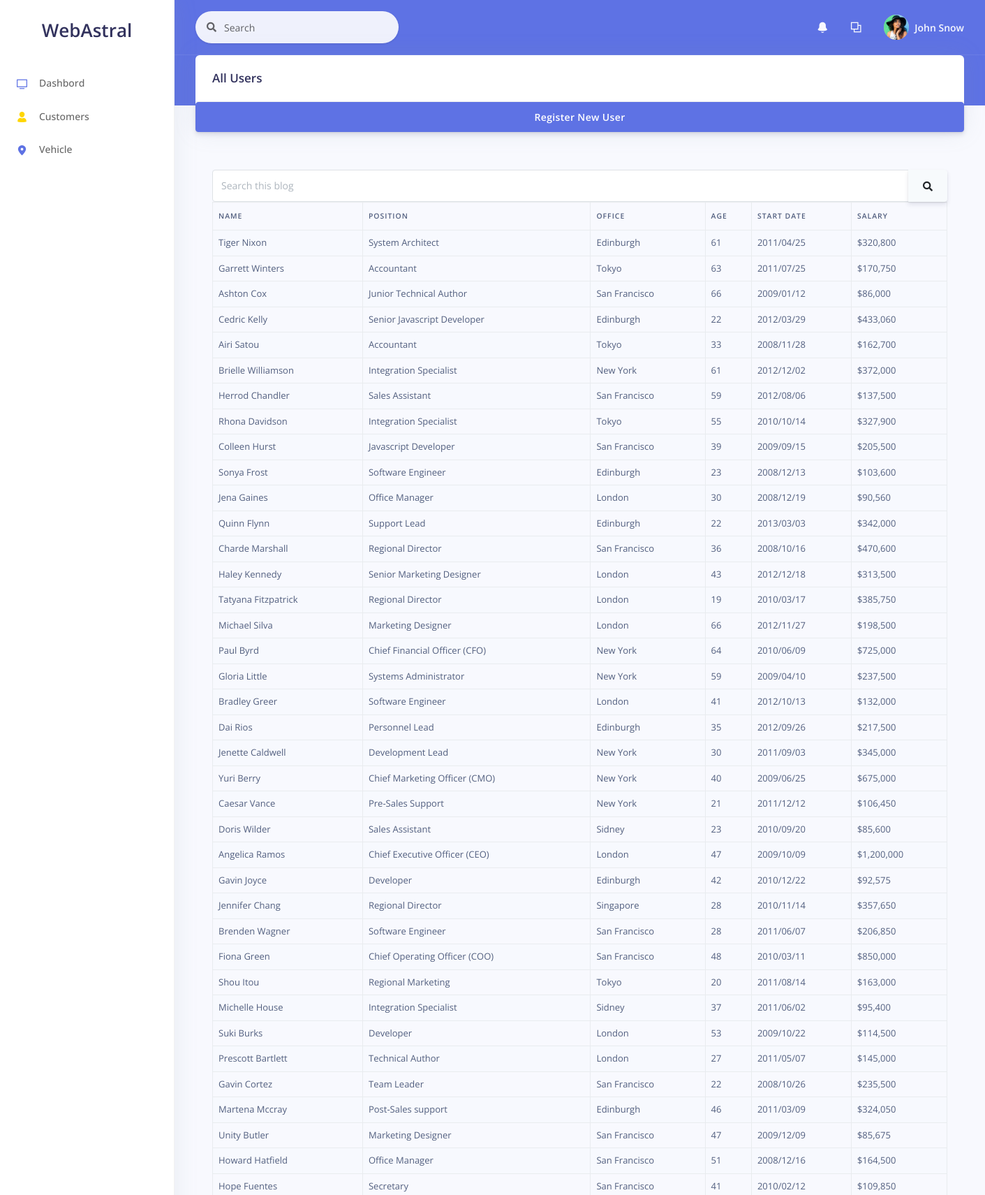
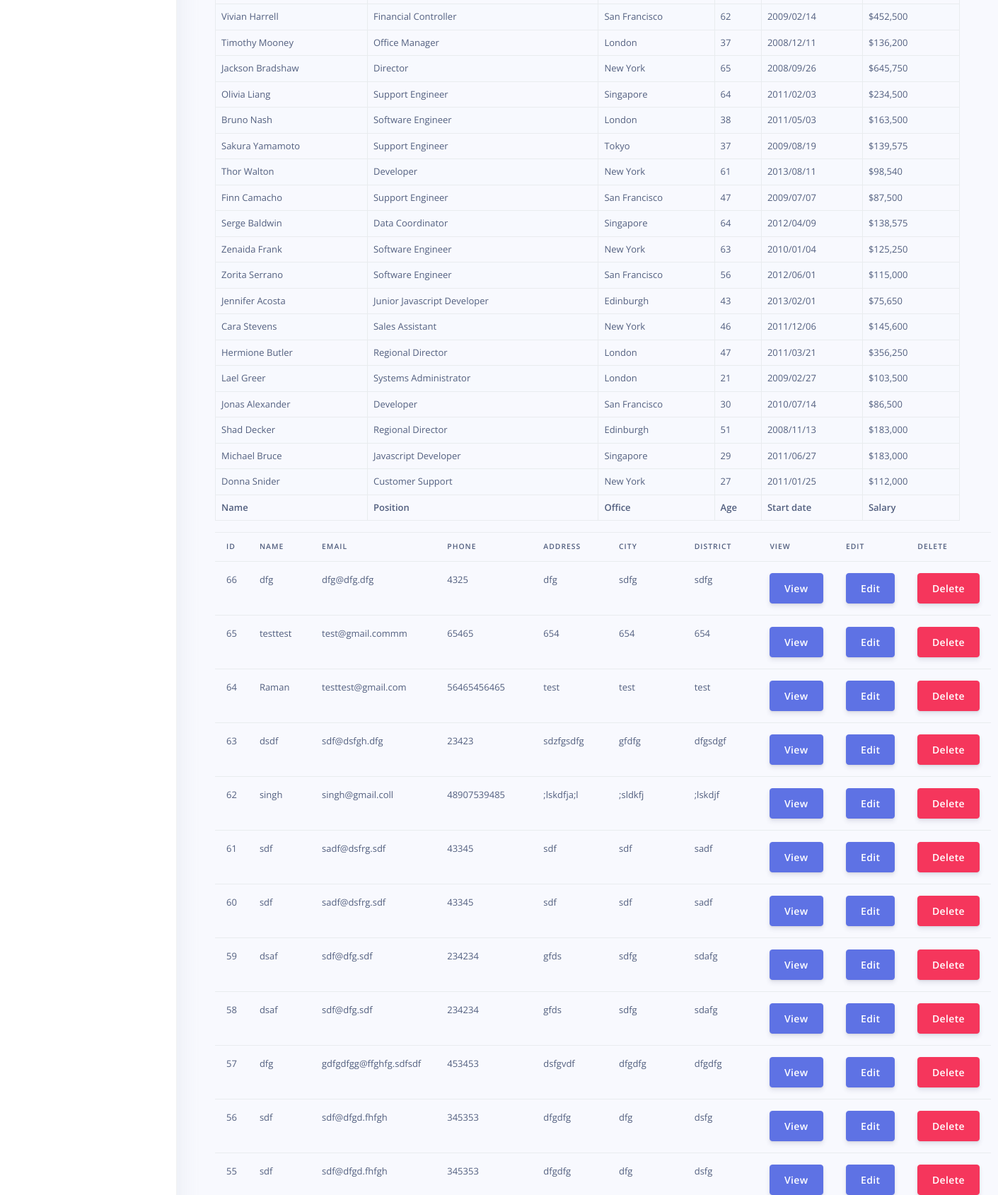
Screenshot of /employee/customers.php (upper part) with the database file from the repository (2 pictures, top to bottom).
### tables this page shows
CREATE TABLE `customers` (
  `id` int(11) NOT NULL,
  `name` varchar(100) NOT NULL,
  `email` varchar(300) NOT NULL,
  `phon` varchar(20) NOT NULL,
  `address` varchar(250) NOT NULL,
  `city` varchar(250) NOT NULL,
  `district` varchar(250) NOT NULL,
  `state` varchar(250) NOT NULL,
  `country` varchar(250) NOT NULL,
  `zip` int(10) NOT NULL,
  `join_date` date DEFAULT NULL,
  `emp_id` int(10) DEFAULT NULL
);

### employee/customers.php (the view, shortened to what this page needs)
<?php include('header.php');
?>
    <div class="container-fluid mt--6">
      <div class="row justify-content-center">
        <div class=" col ">
          <div class="card">
            <div class="card-header bg-transparent">
              <h3 class="mb-0">All Users</h3>
            </div>
            <button type="button" class="btn btn-primary" data-toggle="modal" data-target="#register_customer">Register New User</button>
            </div>
            <div class="card-body">
            <div class="input-group">
                <input type="text" class="form-control" placeholder="Search this blog">
                <div class="input-group-append">
                <button class="btn btn-secondary" type="button">
                  <i class="fa fa-search"></i>
                </button>
              </div>
            </div>
<table id="dtBasicExample" class="table table-striped table-bordered table-sm" cellspacing="0" width="100%">
  <thead>
    <tr>
      <th class="th-sm">Name
      </th>
      <th class="th-sm">Position
      </th>
      <th class="th-sm">Office
      </th>
      <th class="th-sm">Age
      </th>
      <th class="th-sm">Start date
      </th>
      <th class="th-sm">Salary
      </th>
    </tr>
  </thead>
  <tbody>
    <tr>
      <td>Tiger Nixon</td>
      <td>System Architect</td>
      <td>Edinburgh</td>
      <td>61</td>
      <td>2011/04/25</td>
      <td>$320,800</td>
    </tr>
    <tr>
      <td>Garrett Winters</td>
      <td>Accountant</td>
      <td>Tokyo</td>
      <td>63</td>
      <td>2011/07/25</td>
      <td>$170,750</td>
    </tr>
    <tr>
      <td>Ashton Cox</td>
      <td>Junior Technical Author</td>
      <td>San Francisco</td>
      <td>66</td>
      <td>2009/01/12</td>
      <td>$86,000</td>
    </tr>
    <tr>
      <td>Cedric Kelly</td>
      <td>Senior Javascript Developer</td>
      <td>Edinburgh</td>
      <td>22</td>
      <td>2012/03/29</td>
      <td>$433,060</td>
    </tr>
    <tr>
      <td>Airi Satou</td>
      <td>Accountant</td>
      <td>Tokyo</td>
      <td>33</td>
      <td>2008/11/28</td>
      <td>$162,700</td>
    </tr>
    <tr>
      <td>Brielle Williamson</td>
      <td>Integration Specialist</td>
      <td>New York</td>
      <td>61</td>
      <td>2012/12/02</td>
      <td>$372,000</td>
    </tr>
    <tr>
      <td>Herrod Chandler</td>
      <td>Sales Assistant</td>
      <td>San Francisco</td>
      <td>59</td>
      <td>2012/08/06</td>
      <td>$137,500</td>
    </tr>
    <tr>
      <td>Rhona Davidson</td>
      <td>Integration Specialist</td>
      <td>Tokyo</td>
      <td>55</td>
      <td>2010/10/14</td>
      <td>$327,900</td>
    </tr>
    <tr>
      <td>Colleen Hurst</td>
      <td>Javascript Developer</td>
      <td>San Francisco</td>
      <td>39</td>
      <td>2009/09/15</td>
      <td>$205,500</td>
    </tr>
    <tr>
      <td>Sonya Frost</td>
      <td>Software Engineer</td>
      <td>Edinburgh</td>
      <td>23</td>
      <td>2008/12/13</td>
      <td>$103,600</td>
    </tr>
    <tr>
      <td>Jena Gaines</td>
      <td>Office Manager</td>
      <td>London</td>
      <td>30</td>
      <td>2008/12/19</td>
      <td>$90,560</td>
    </tr>
    <tr>
      <td>Quinn Flynn</td>
      <td>Support Lead</td>
      <td>Edinburgh</td>
      <td>22</td>
      <td>2013/03/03</td>
      <td>$342,000</td>
    </tr>
    <tr>
      <td>Charde Marshall</td>
      <td>Regional Director</td>
      <td>San Francisco</td>
      <td>36</td>
      <td>2008/10/16</td>
      <td>$470,600</td>
    </tr>
    <tr>
      <td>Haley Kennedy</td>
      <td>Senior Marketing Designer</td>
      <td>London</td>
      <td>43</td>
      <td>2012/12/18</td>
      <td>$313,500</td>
    </tr>
    <tr>
      <td>Tatyana Fitzpatrick</td>
      <td>Regional Director</td>
      <td>London</td>
      <td>19</td>
      <td>2010/03/17</td>
      <td>$385,750</td>
    </tr>
    <tr>
      <td>Michael Silva</td>
      <td>Marketing Designer</td>
      <td>London</td>
      <td>66</td>
      <td>2012/11/27</td>
      <td>$198,500</td>
    </tr>
    <tr>
      <td>Paul Byrd</td>
      <td>Chief Financial Officer (CFO)</td>
      <td>New York</td>
      <td>64</td>
      <td>2010/06/09</td>
      <td>$725,000</td>
    </tr>
    <tr>
      <td>Gloria Little</td>
      <td>Systems Administrator</td>
      <td>New York</td>
      <td>59</td>
      <td>2009/04/10</td>
      <td>$237,500</td>
    </tr>
    <tr>
      <td>Bradley Greer</td>
      <td>Software Engineer</td>
      <td>London</td>
      <td>41</td>
      <td>2012/10/13</td>
      <td>$132,000</td>
    </tr>
    <tr>
      <td>Dai Rios</td>
      <td>Personnel Lead</td>
      <td>Edinburgh</td>
      <td>35</td>
      <td>2012/09/26</td>
      <td>$217,500</td>
    </tr>
    <tr>
      <td>Jenette Caldwell</td>
      <td>Development Lead</td>
      <td>New York</td>
      <td>30</td>
      <td>2011/09/03</td>
      <td>$345,000</td>
    </tr>
    <tr>
      <td>Yuri Berry</td>
      <td>Chief Marketing Officer (CMO)</td>
      <td>New York</td>
      <td>40</td>
      <td>2009/06/25</td>
      <td>$675,000</td>
    </tr>
    <tr>
      <td>Caesar Vance</td>
      <td>Pre-Sales Support</td>
      <td>New York</td>
      <td>21</td>
      <td>2011/12/12</td>
      <td>$106,450</td>
    </tr>
    <tr>
      <td>Doris Wilder</td>
      <td>Sales Assistant</td>
      <td>Sidney</td>
      <td>23</td>
      <td>2010/09/20</td>
      <td>$85,600</td>
    </tr>
    <tr>
      <td>Angelica Ramos</td>
      <td>Chief Executive Officer (CEO)</td>
      <td>London</td>
      <td>47</td>
      <td>2009/10/09</td>
      <td>$1,200,000</td>
    </tr>
    <tr>
      <td>Gavin Joyce</td>
      <td>Developer</td>
      <td>Edinburgh</td>
      <td>42</td>
      <td>2010/12/22</td>
      <td>$92,575</td>
    </tr>
    <tr>
      <td>Jennifer Chang</td>
      <td>Regional Director</td>
      <td>Singapore</td>
      <td>28</td>
      <td>2010/11/14</td>
      <td>$357,650</td>
    </tr>
    <tr>
      <td>Brenden Wagner</td>
      <td>Software Engineer</td>
      <td>San Francisco</td>
      <td>28</td>
      <td>2011/06/07</td>
      <td>$206,850</td>
    </tr>
    <tr>
      <td>Fiona Green</td>
      <td>Chief Operating Officer (COO)</td>
      <td>San Francisco</td>
      <td>48</td>
      <td>2010/03/11</td>
      <td>$850,000</td>
    </tr>
    <tr>
      <td>Shou Itou</td>
      <td>Regional Marketing</td>
      <td>Tokyo</td>
      <td>20</td>
      <td>2011/08/14</td>
      <td>$163,000</td>
    </tr>
    <tr>
      <td>Michelle House</td>
      <td>Integration Specialist</td>
      <td>Sidney</td>
      <td>37</td>
      <td>2011/06/02</td>
      <td>$95,400</td>
    </tr>
    <tr>
      <td>Suki Burks</td>
      <td>Developer</td>
      <td>London</td>
      <td>53</td>
      <td>2009/10/22</td>
      <td>$114,500</td>
    </tr>
    <tr>
      <td>Prescott Bartlett</td>
      <td>Technical Author</td>
      <td>London</td>
      <td>27</td>
      <td>2011/05/07</td>
      <td>$145,000</td>
    </tr>
    <tr>
      <td>Gavin Cortez</td>
      <td>Team Leader</td>
      <td>San Francisco</td>
      <td>22</td>
      <td>2008/10/26</td>
      <td>$235,500</td>
    </tr>
    <tr>
      <td>Martena Mccray</td>
      <td>Post-Sales support</td>
      <td>Edinburgh</td>
      <td>46</td>
      <td>2011/03/09</td>
      <td>$324,050</td>
    </tr>
    <tr>
      <td>Unity Butler</td>
      <td>Marketing Designer</td>
      <td>San Francisco</td>
      <td>47</td>
      <td>2009/12/09</td>
      <td>$85,675</td>
    </tr>
    <tr>
      <td>Howard Hatfield</td>
      <td>Office Manager</td>
      <td>San Francisco</td>
      <td>51</td>
      <td>2008/12/16</td>
      <td>$164,500</td>
    </tr>
    <tr>
      <td>Hope Fuentes</td>
      <td>Secretary</td>
      <td>San Francisco</td>
      <td>41</td>
      <td>2010/02/12</td>
      <td>$109,850</td>
    </tr>
    <tr>
      <td>Vivian Harrell</td>
      <td>Financial Controller</td>
      <td>San Francisco</td>
      <td>62</td>
      <td>2009/02/14</td>
      <td>$452,500</td>
    </tr>
    <tr>
      <td>Timothy Mooney</td>
      <td>Office Manager</td>
      <td>London</td>
      <td>37</td>
      <td>2008/12/11</td>
      <td>$136,200</td>
    </tr>
    <tr>
      <td>Jackson Bradshaw</td>
      <td>Director</td>
      <td>New York</td>
      <td>65</td>
      <td>2008/09/26</td>
      <td>$645,750</td>
    </tr>
    <tr>
      <td>Olivia Liang</td>
      <td>Support Engineer</td>
      <td>Singapore</td>
      <td>64</td>
      <td>2011/02/03</td>
      <td>$234,500</td>
    </tr>
    <tr>
      <td>Bruno Nash</td>
      <td>Software Engineer</td>
      <td>London</td>
      <td>38</td>
      <td>2011/05/03</td>
      <td>$163,500</td>
    </tr>
    <tr>
      <td>Sakura Yamamoto</td>
      <td>Support Engineer</td>
      <td>Tokyo</td>
      <td>37</td>
      <td>2009/08/19</td>
      <td>$139,575</td>
    </tr>
    <tr>
      <td>Thor Walton</td>
      <td>Developer</td>
      <td>New York</td>
      <td>61</td>
      <td>2013/08/11</td>
      <td>$98,540</td>
    </tr>
    <tr>
      <td>Finn Camacho</td>
      <td>Support Engineer</td>
      <td>San Francisco</td>
      <td>47</td>
      <td>2009/07/07</td>
      <td>$87,500</td>
    </tr>
    <tr>
      <td>Serge Baldwin</td>
      <td>Data Coordinator</td>
      <td>Singapore</td>
      <td>64</td>
      <td>2012/04/09</td>
      <td>$138,575</td>
    </tr>
    <tr>
      <td>Zenaida Frank</td>
      <td>Software Engineer</td>
      <td>New York</td>
      <td>63</td>
      <td>2010/01/04</td>
      <td>$125,250</td>
    </tr>
    <tr>
      <td>Zorita Serrano</td>
      <td>Software Engineer</td>
      <td>San Francisco</td>
      <td>56</td>
      <td>2012/06/01</td>
      <td>$115,000</td>
    </tr>
    <tr>
      <td>Jennifer Acosta</td>
      <td>Junior Javascript Developer</td>
      <td>Edinburgh</td>
      <td>43</td>
      <td>2013/02/01</td>
      <td>$75,650</td>
    </tr>
    <tr>
      <td>Cara Stevens</td>
      <td>Sales Assistant</td>
      <td>New York</td>
      <td>46</td>
      <td>2011/12/06</td>
      <td>$145,600</td>
    </tr>
    <tr>
      <td>Hermione Butler</td>
      <td>Regional Director</td>
      <td>London</td>
      <td>47</td>
      <td>2011/03/21</td>
      <td>$356,250</td>
    </tr>
    <tr>
      <td>Lael Greer</td>
      <td>Systems Administrator</td>
      <td>London</td>
      <td>21</td>
      <td>2009/02/27</td>
      <td>$103,500</td>
    </tr>
    <tr>
      <td>Jonas Alexander</td>
      <td>Developer</td>
      <td>San Francisco</td>
      <td>30</td>
      <td>2010/07/14</td>
      <td>$86,500</td>
    </tr>
    <tr>
      <td>Shad Decker</td>
      <td>Regional Director</td>
      <td>Edinburgh</td>
      <td>51</td>
      <td>2008/11/13</td>
      <td>$183,000</td>
    </tr>
    <tr>
      <td>Michael Bruce</td>
      <td>Javascript Developer</td>
      <td>Singapore</td>
      <td>29</td>
      <td>2011/06/27</td>
      <td>$183,000</td>
    </tr>
    <tr>
      <td>Donna Snider</td>
      <td>Customer Support</td>
      <td>New York</td>
      <td>27</td>
      <td>2011/01/25</td>
      <td>$112,000</td>
    </tr>
  </tbody>
  <tfoot>
    <tr>
      <th>Name
      </th>
      <th>Position
      </th>
      <th>Office
      </th>
      <th>Age
      </th>
      <th>Start date
      </th>
      <th>Salary
      </th>
    </tr>
  </tfoot>
</table>
              <table class="table">
                <thead>
                  <tr>
                    <th>Id</th>
                    <th scope="col">Name</th>
                    <th scope="col">Email</th>
                    <th scope="col">Phone</th>
                    <th scope="col">Address</th>
                    <th scope="col">City</th>
                    <th scope="col">District</th>
                    <th scope="col">View</th>
                    <th scope="col">Edit</th>
                    <th scope="col">Delete</th>
                  </tr>
                </thead>
                <tbody>
              <?php
                    $sql = "SELECT * FROM customers ORDER BY id DESC";
                    $query1 = $conn->query($sql);
                    if($query1->num_rows>0){
                      while($row = $query1->fetch_assoc()){
?>
                      <tr>
                        <td><?php echo $row['id']; ?></td>
                        <td><?php echo $row['name']; ?></td>
                        <td><?php echo $row['email']; ?></td>
                        <td><?php echo $row['phon']; ?></td>
                        <td><?php echo $row['address']; ?></td>
                        <td><?php echo $row['city']; ?></td>
                        <td><?php echo $row['district']; ?></td>
                        <td>
                          <button type="button" class="btn btn-primary" data-toggle="modal" data-target="#emp_customer_view">View</button>
                      </td>
                      <td>
                        <button type="button" class="btn btn-primary edit-profile" data-eid="<?php echo $row['id'];?>" id="emp_custmoer_edit">Edit</button>
                      </td>
                      <td>
                        <button type="button" class="btn btn-danger" data-toggle="modal" data-target="#emp_customer_delete">Delete</button>
                      </td>
                  </tr>
              <?php
                      }
                    }else{
                      echo 'data not found';
                    }
              ?>
                  </tbody>
                </table>
            </div>
          </div>
        </div>
      </div>
  </div>
    <?php include('footer.php'); ?>

### rows the page displays
customers: id "66", name "dfg", email "dfg@dfg.dfg", phon "4325", address "dfg", city "sdfg", district "sdfg"
customers: id "65", name "testtest", email "test@gmail.commm", phon "65465", address "654", city "654", district "654"
customers: id "64", name "Raman", email "testtest@gmail.com", phon "56465456465", address "test", city "test", district "test"
customers: id "63", name "dsdf", email "sdf@dsfgh.dfg", phon "23423", address "sdzfgsdfg", city "gfdfg", district "dfgsdgf"
customers: id "62", name "singh", email "singh@gmail.coll", phon "48907539485", address ";lskdfja;l", city ";sldkfj", district ";lskdjf"
customers: id "61", name "sdf", email "sadf@dsfrg.sdf", phon "43345", address "sdf", city "sdf", district "sadf"
customers: id "60", name "sdf", email "sadf@dsfrg.sdf", phon "43345", address "sdf", city "sdf", district "sadf"
customers: id "59", name "dsaf", email "sdf@dfg.sdf", phon "234234", address "gfds", city "sdfg", district "sdafg"
customers: id "58", name "dsaf", email "sdf@dfg.sdf", phon "234234", address "gfds", city "sdfg", district "sdafg"
customers: id "57", name "dfg", email "gdfgdfgg@ffghfg.sdfsdf", phon "453453", address "dsfgvdf", city "dfgdfg", district "dfgdfg"
customers: id "56", name "sdf", email "sdf@dfgd.fhfgh", phon "345353", address "dfgdfg", city "dfg", district "dsfg"
customers: id "55", name "sdf", email "sdf@dfgd.fhfgh", phon "345353", address "dfgdfg", city "dfg", district "dsfg"
